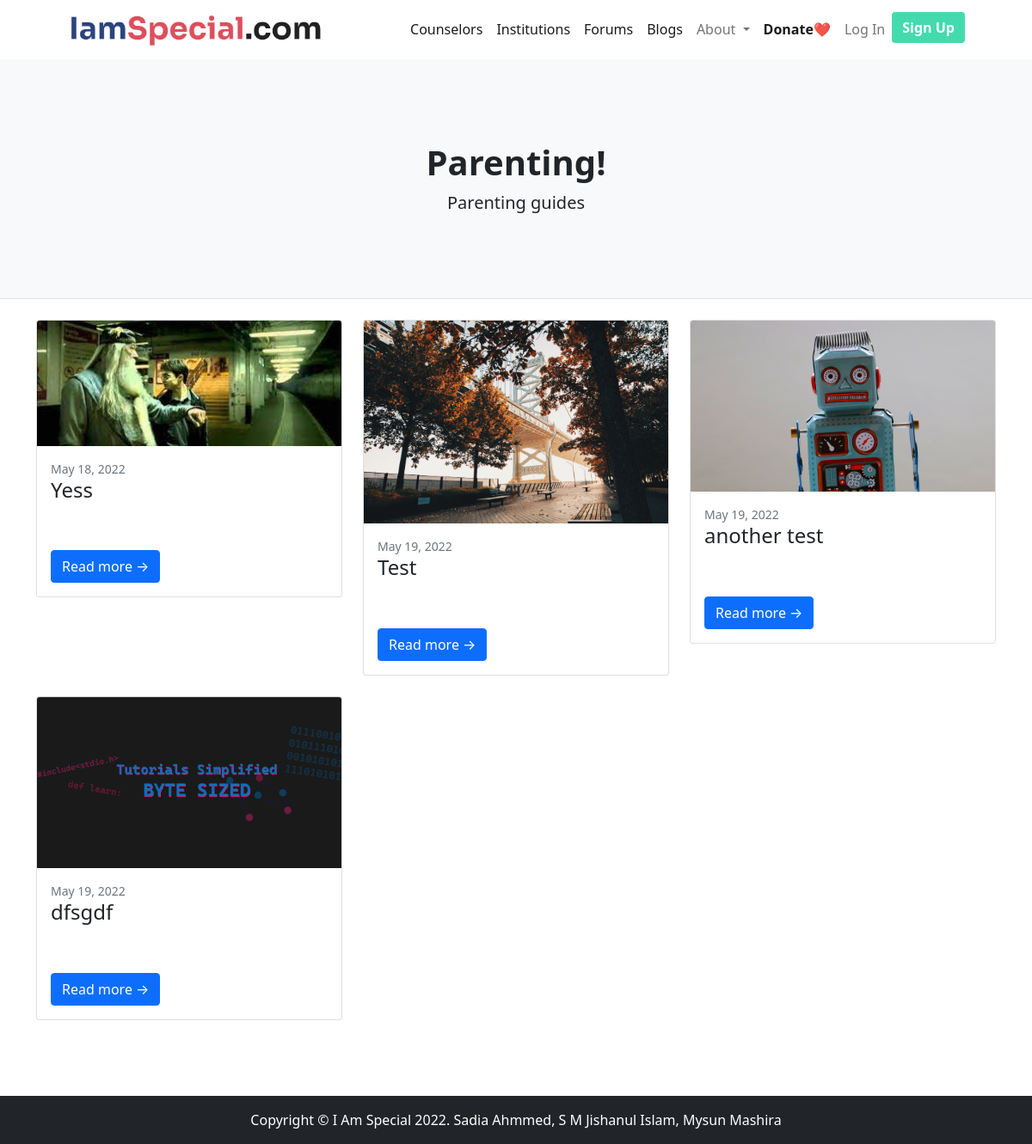
The page /blogs.php?category=4 on the database its author committed.
### tables this page shows
CREATE TABLE `blog_categories` (
  `cat_id` int(11) NOT NULL,
  `name` varchar(255) NOT NULL,
  `description` varchar(255) NOT NULL,
  `thumbnail` text NOT NULL
);

CREATE TABLE `blogs` (
  `id` int(11) NOT NULL,
  `title` varchar(255) NOT NULL,
  `content` text NOT NULL,
  `category` int(11) NOT NULL,
  `image` text NOT NULL,
  `date` date NOT NULL,
  `author` int(11) NOT NULL,
  `tags` varchar(255) NOT NULL,
  `draft` enum('T','F') NOT NULL DEFAULT 'T'
);

### includes/functions.php (called while the page is built, shortened)
<?php
include_once "db.php";
function getCategoryByID($id)
{
    global $connection;
    $sql = "SELECT * FROM blog_categories WHERE cat_id='$id'";
    $res = mysqli_query($connection, $sql) or die("Failed " . mysqli_error($connection));
    if ($res) {
        return mysqli_fetch_assoc($res);
    }
}
function getBlogsByCategory($id)
{
    global $connection;
    $sql = "SELECT * FROM blogs WHERE category='$id' AND draft='F'";
    $res = mysqli_query($connection, $sql) or die("Failed " . mysqli_error($connection));
    if ($res) {
        return $res;
    }
}

### blogs.php (the view, shortened to what this page needs)
<?php include "includes/components/header.php" ?>
<?php include "includes/components/navbar.php" ?>
<?php
$category = getCategoryByID($_GET["category"]);
$blogs = getBlogsByCategory($_GET["category"]);
?>
<header class="py-5 bg-light border-bottom mb-4">
    <div class="container">
        <div class="text-center my-5">
            <div>
                <h1 class="fw-bolder"><?= $category["name"] ?>!</h1>
                <p class="lead mb-0"><?= $category["description"] ?></p>
            </div>
        </div>
    </div>
</header>
<div class="container">
    <div class="row">
        <div class="col-lg-12">
            <div class="row">
                <?php
                while ($row = mysqli_fetch_assoc($blogs)) {
                    echo "
                    <div class='col-lg-4'>
                        <div class='card mb-4' height='300px'>
                            <a href='post.php?blog={$row['id']}'><img  class='card-img-top' src='images/blogs/{$row['image']}' alt='...' /></a>
                            <div class='card-body'>
                                <div class='small text-muted'>" . date('F d, Y', strtotime($row["date"])) . "</div>
                                <h2 class='card-title h4'>{$row['title']}</h2>
                                <br>
                                <br>
                                <a class='btn btn-primary' href='post.php?blog={$row['id']}'>Read more → </a>
                            </div>
                        </div>
                    </div>
                    ";
                }
                ?>
            </div>
        </div>
    </div>
</div>
<br>
<br>
<?php include "includes/components/footer.php" ?>

### rows shown on the page
blog_categories: name "Parenting", description "Parenting guides"
blogs: image (picture), date "May 18, 2022", title "Yess"
blogs: image (picture), date "May 19, 2022", title "Test"
blogs: image (picture), date "May 19, 2022", title "another test"
blogs: image (picture), date "May 19, 2022", title "dfsgdf"
